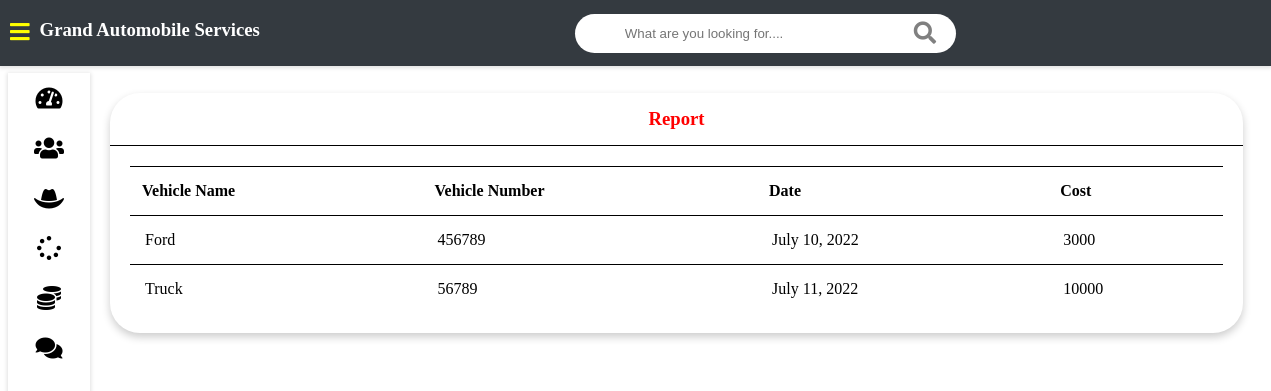
The app's page /admin-report (signed in) with its own data.
### vehicle/models.py (models this page shows, shortened)
class Request(models.Model):
    cat         = (('two wheeler with gear','two wheeler with gear'),('two wheeler without gear','two wheeler without gear'),('three wheeler','three wheeler'),('four wheeler','four wheeler'))
    category    = models.CharField(max_length=50, choices=cat)
    vehicle_no      = models.PositiveIntegerField(null=False)
    vehicle_name    = models.CharField(max_length=40, null=False)
    vehicle_model   = models.CharField(max_length=40, null=False)
    vehicle_brand   = models.CharField(max_length=40, null=False)
    problem_description     = models.CharField(max_length=500, null=False)
    date                    = models.DateField(auto_now=True)
    cost                    = models.PositiveIntegerField(null=True)
    customer        = models.ForeignKey('Customer', on_delete=models.CASCADE, null=True)
    mechanic        = models.ForeignKey('Mechanic', on_delete=models.CASCADE, null=True)
    stat       = (('Pending','Pending'),('Approved','Approved'),('Repairing','Repairing'),('Repairing Done','Repairing Done'),('Released','Released'))
    status     = models.CharField(max_length=50, choices=stat, default='Pending', null=True)

### vehicle/views.py (the view)
# urls.py: path('admin-report', views.admin_report_view, name='admin-report'),
@login_required(login_url='adminlogin')
def admin_report_view(request):
    reports     = models.Request.objects.all().filter(Q(status='Repairing Done') | Q(status='Released'))
    dict        = {
        'reports' : reports,
    }
    return render(request,'vehicle/admin/admin_report.html', context=dict)

### templates/vehicle/admin/admin_report.html
{% extends 'vehicle/admin/adminbase.html' %}
{% block content %}
<div class="wrapper">
    <div class="row">
        <div class="col-12 col-m-12 col-sm-12">
            <div class="card">
                <div class="card-header">
                    <h3 style="color:red; text-align:center">Report</h3>
                </div>
                <div class="card-content">
                    <table>
                        <thead>
                            <tr>
                                <th>Vehicle Name</th>
                                <th>Vehicle Number</th>
                                <th>Date</th>
                                <th>Cost</th>
                            </tr>
                        </thead>
                        <tbody>
                            {% for r in reports %}
                            <tr>
                                <td>{{r.vehicle_name}}</td>
                                <td>{{r.vehicle_no}}</td>
                                <td>{{r.date}}</td>
                                <td>{{r.cost}}</td>
                            </tr>
                            {% endfor %}
                        </tbody>
                    </table>
                </div>
            </div>
        </div>
    </div>
</div>
{% endblock content %}

### static/style.css (style rules this page uses)
* { box-sizing: border-box; }
[class*="col-"] { padding: 10px; }
@media only screen and (min-width: 600px) { .col-sm-12 { width: 100%; } }
@media only screen and (min-width: 768px) { .col-m-12 { width: 100%; } }
@media only screen and (min-width: 992px) { .col-12 { width: 100%; } }
.card { color: #343a40!; border-radius: 30px; margin-bottom: 10px; box-shadow: 0 4px 8px 0 rgba(0,0,0,0.2); }
.card-header { padding: 15px 30px; border-bottom: 1px solid ; position: relative; }
.card-header h3 { margin: 0; }
.card-content { padding: 20px; overflow-x: auto; }
table { border-collapse: collapse; width: 100%; }
table td { border-top: 1px solid black; padding: 15px; }
table th { border-top: 1px solid black; border-bottom: 1px solid black; padding: 15px 12px; text-align: left; }
.row { display: flex; flex-wrap: wrap; flex-direction: row; }
.row:after, .row:before { box-sizing: border-box; }
.wrapper { padding: 10px; margin-left: 82px; padding-top: 75px; background: white; transition: margin-left .5s; }

### records on screen
Request: vehicle_name "Ford", vehicle_no "456789", date "July 10, 2022", cost "3000"
Request: vehicle_name "Truck", vehicle_no "56789", date "July 11, 2022", cost "10000"
